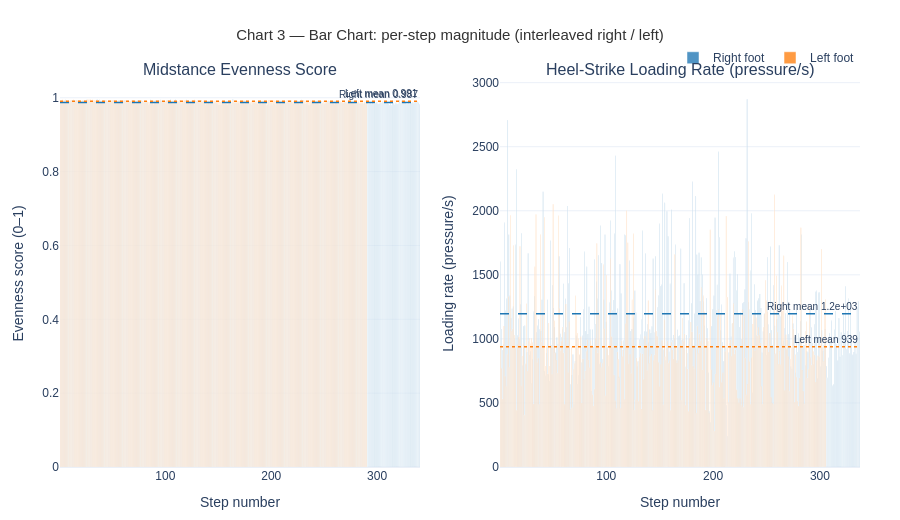

Notebook cell for this chart:
### Markdown cell above
## Cell 7 — Chart 3: Interleaved Bar Chart — Per-Step Magnitude

### Code cell
fig = make_fig(
    'Chart 3 — Bar Chart: per-step magnitude (interleaved right / left)',
    ['Midstance Evenness Score', 'Heel-Strike Loading Rate (pressure/s)'],
    height=520,
)

shown = set()
for foot, color in [('Right', C_RIGHT), ('Left', C_LEFT)]:
    show = foot not in shown; shown.add(foot)

    d = ent[ent.foot == foot].reset_index(drop=True)
    fig.add_trace(go.Bar(
        x=d['step_n'], y=d['evenness'],
        name=f'{foot} foot',
        marker_color=color, opacity=0.78,
        legendgroup=foot, showlegend=show,
        hovertext=[hover_ent(r) for _, r in d.iterrows()],
        hoverinfo='text',
    ), row=1, col=1)

    d = lr[lr.foot == foot].reset_index(drop=True)
    fig.add_trace(go.Bar(
        x=d['step_n'], y=d['loading_rate'],
        name=f'{foot} foot',
        marker_color=color, opacity=0.78,
        legendgroup=foot, showlegend=False,
        hovertext=[hover_lr(r) for _, r in d.iterrows()],
        hoverinfo='text',
    ), row=1, col=2)

# Mean lines
for col_n, df_m, metric in [(1, ent, 'evenness'), (2, lr, 'loading_rate')]:
    for foot, color, dash in [('Right', C_RIGHT, 'dash'), ('Left', C_LEFT, 'dot')]:
        mean_val = df_m[df_m.foot == foot][metric].mean()
        fig.add_hline(y=mean_val, line=dict(color=color, dash=dash, width=1.5),
                      annotation_text=f'{foot} mean {mean_val:.3g}',
                      annotation_font_size=10, row=1, col=col_n)

fig.update_layout(barmode='group')
fig.update_xaxes(title_text='Step number')
fig.update_yaxes(title_text='Evenness score (0–1)', col=1)
fig.update_yaxes(title_text='Loading rate (pressure/s)', col=2)
fig.show()

### Figure 1 — Plotly figure (JSON) as saved in the notebook; plotly's stock layout.template omitted (floating-point values rounded to 4 significant figures; data arrays with more than 128 entries replaced by an {"elided": "..."} marker saying what was removed)
{"data": [{"hoverinfo": "text", "hovertext": {"elided": "340 str values"}, "legendgroup": "Right", "marker": {"color": "#1F77B4"}, "name": "Right foot", "opacity": 0.78, "showlegend": true, "type": "bar", "x": {"elided": "340 int values"}, "xaxis": "x", "y": {"elided": "340 float values"}, "yaxis": "y"}, {"hoverinfo": "text", "hovertext": {"elided": "337 str values"}, "legendgroup": "Right", "marker": {"color": "#1F77B4"}, "name": "Right foot", "opacity": 0.78, "showlegend": false, "type": "bar", "x": {"elided": "337 int values"}, "xaxis": "x2", "y": {"elided": "337 float values"}, "yaxis": "y2"}, {"hoverinfo": "text", "hovertext": {"elided": "290 str values"}, "legendgroup": "Left", "marker": {"color": "#FF7F0E"}, "name": "Left foot", "opacity": 0.78, "showlegend": true, "type": "bar", "x": {"elided": "290 int values"}, "xaxis": "x", "y": {"elided": "290 float values"}, "yaxis": "y"}, {"hoverinfo": "text", "hovertext": {"elided": "305 str values"}, "legendgroup": "Left", "marker": {"color": "#FF7F0E"}, "name": "Left foot", "opacity": 0.78, "showlegend": false, "type": "bar", "x": {"elided": "305 int values"}, "xaxis": "x2", "y": {"elided": "305 float values"}, "yaxis": "y2"}], "layout": {"annotations": [{"font": {"size": 16}, "showarrow": false, "text": "Midstance Evenness Score", "x": 0.225, "xanchor": "center", "xref": "paper", "y": 1, "yanchor": "bottom", "yref": "paper"}, {"font": {"size": 16}, "showarrow": false, "text": "Heel-Strike Loading Rate (pressure/s)", "x": 0.775, "xanchor": "center", "xref": "paper", "y": 1, "yanchor": "bottom", "yref": "paper"}, {"font": {"size": 10}, "showarrow": false, "text": "Right mean 0.987", "x": 1, "xanchor": "right", "xref": "x domain", "y": 0.9875, "yanchor": "bottom", "yref": "y"}, {"font": {"size": 10}, "showarrow": false, "text": "Left mean 0.991", "x": 1, "xanchor": "right", "xref": "x domain", "y": 0.9906, "yanchor": "bottom", "yref": "y"}, {"font": {"size": 10}, "showarrow": false, "text": "Right mean 1.2e+03", "x": 1, "xanchor": "right", "xref": "x2 domain", "y": 1196.0, "yanchor": "bottom", "yref": "y2"}, {"font": {"size": 10}, "showarrow": false, "text": "Left mean 939", "x": 1, "xanchor": "right", "xref": "x2 domain", "y": 938.9, "yanchor": "bottom", "yref": "y2"}], "barmode": "group", "font": {"family": "Arial", "size": 12}, "height": 520, "hoverlabel": {"bgcolor": "white", "font": {"size": 12}}, "legend": {"bgcolor": "rgba(255,255,255,0.8)", "orientation": "h", "x": 1, "xanchor": "right", "y": 1.02, "yanchor": "bottom"}, "margin": {"b": 50, "l": 60, "r": 40, "t": 80}, "shapes": [{"line": {"color": "#1F77B4", "dash": "dash", "width": 1.5}, "type": "line", "x0": 0, "x1": 1, "xref": "x domain", "y0": 0.9875, "y1": 0.9875, "yref": "y"}, {"line": {"color": "#FF7F0E", "dash": "dot", "width": 1.5}, "type": "line", "x0": 0, "x1": 1, "xref": "x domain", "y0": 0.9906, "y1": 0.9906, "yref": "y"}, {"line": {"color": "#1F77B4", "dash": "dash", "width": 1.5}, "type": "line", "x0": 0, "x1": 1, "xref": "x2 domain", "y0": 1196.0, "y1": 1196.0, "yref": "y2"}, {"line": {"color": "#FF7F0E", "dash": "dot", "width": 1.5}, "type": "line", "x0": 0, "x1": 1, "xref": "x2 domain", "y0": 938.9, "y1": 938.9, "yref": "y2"}], "title": {"font": {"color": "#333", "size": 15}, "text": "Chart 3 — Bar Chart: per-step magnitude (interleaved right / left)", "x": 0.5, "xanchor": "center"}, "xaxis": {"anchor": "y", "domain": [0, 0.45], "title": {"text": "Step number"}}, "xaxis2": {"anchor": "y2", "domain": [0.55, 1], "title": {"text": "Step number"}}, "yaxis": {"anchor": "x", "domain": [0, 1], "title": {"text": "Evenness score (0–1)"}}, "yaxis2": {"anchor": "x2", "domain": [0, 1], "title": {"text": "Loading rate (pressure/s)"}}}}
